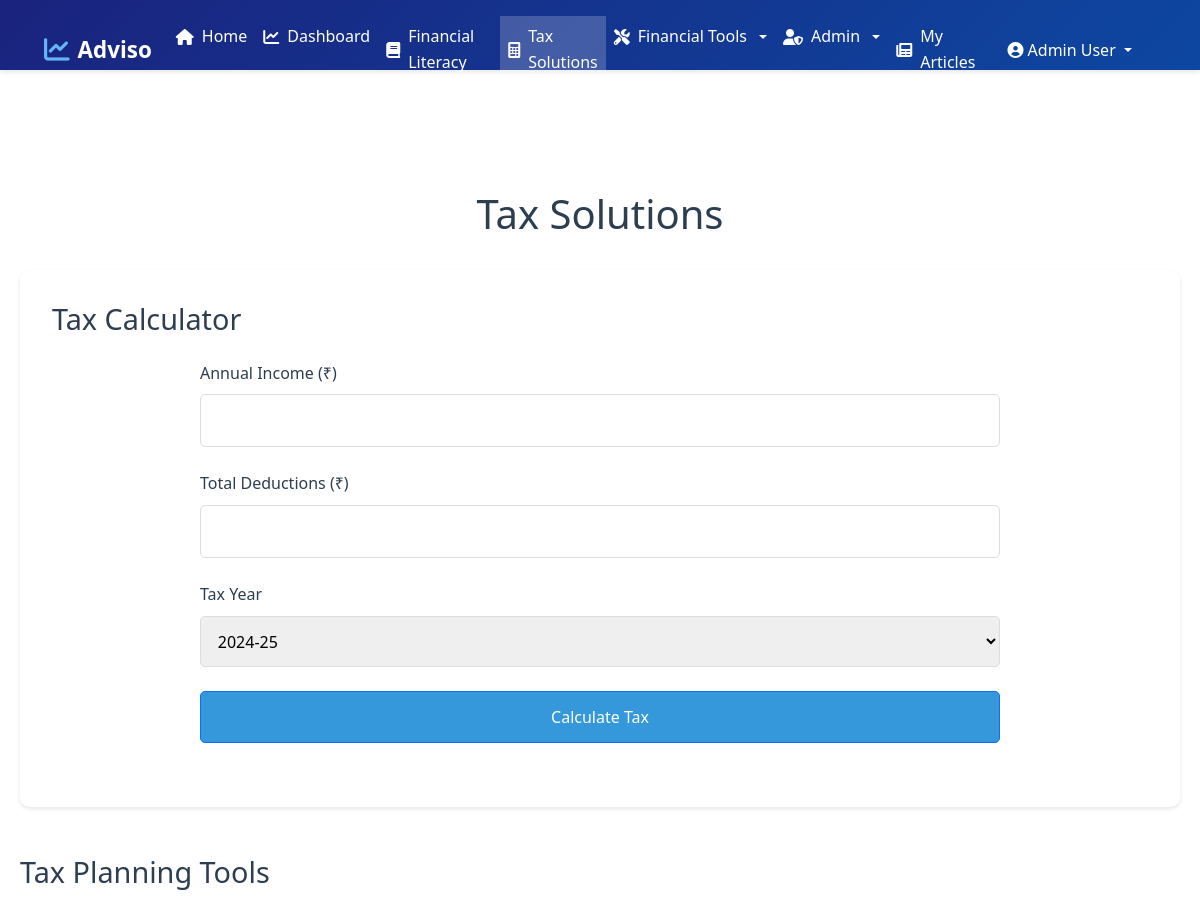
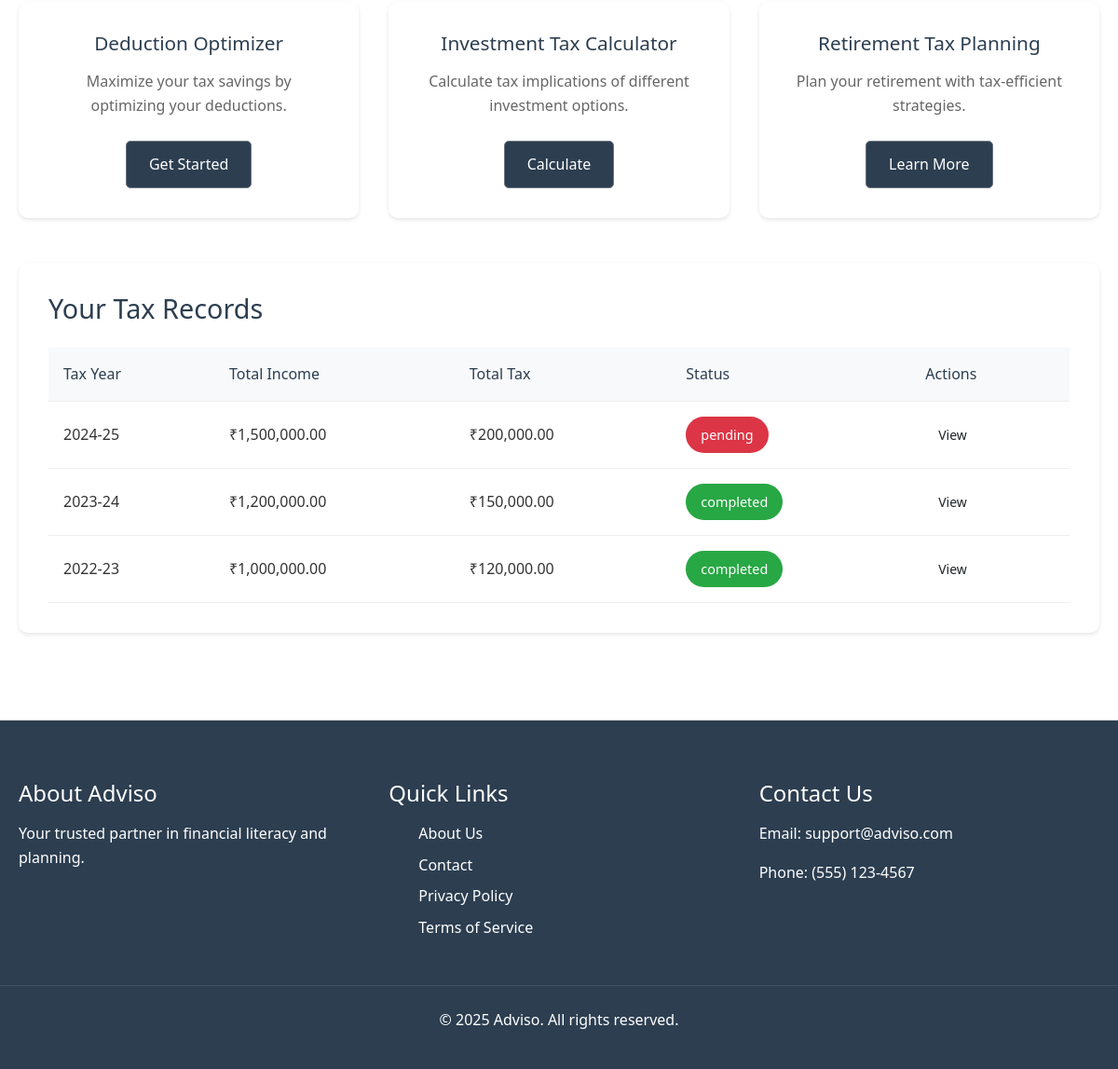
Page /tax-solutions.php (signed in) on the committed database (2 pictures, top to bottom).
### tables this page shows
CREATE TABLE `tax_records` (
  `id` int(11) NOT NULL,
  `user_id` int(11) NOT NULL,
  `tax_year` varchar(9) NOT NULL,
  `total_income` decimal(15,2) NOT NULL,
  `total_deductions` decimal(15,2) NOT NULL DEFAULT 0.00,
  `total_tax` decimal(15,2) NOT NULL,
  `status` enum('pending','processing','completed') NOT NULL DEFAULT 'pending',
  `filing_date` date DEFAULT NULL,
  `created_at` timestamp NOT NULL DEFAULT current_timestamp(),
  `updated_at` timestamp NOT NULL DEFAULT current_timestamp() ON UPDATE current_timestamp()
);

### tax-solutions.php (the view, shortened to what this page needs)
<?php
require_once 'includes/config.php';
require_once 'includes/header.php';
$tax_query = "SELECT * FROM tax_records WHERE user_id = ? ORDER BY tax_year DESC";
$stmt = $conn->prepare($tax_query);
$stmt->bind_param("i", $_SESSION['user_id']);
$stmt->execute();
$tax_records = $stmt->get_result();
?>
<!DOCTYPE html>
<html lang="en">
<head>
    <link rel="stylesheet" href="assets/css/style.css">
</head>
<body>
    <div class="container">
        <div class="tax-solutions">
            <h1>Tax Solutions</h1>
            <section class="tax-calculator">
                <h2>Tax Calculator</h2>
                <div class="calculator-container">
                    <form id="taxCalculatorForm" class="calculator-form">
                        <div class="form-group">
                            <label for="income">Annual Income (₹)</label>
                            <input type="number" id="income" name="income" required min="0" step="1000">
                        </div>
                        <div class="form-group">
                            <label for="deductions">Total Deductions (₹)</label>
                            <input type="number" id="deductions" name="deductions" min="0" step="1000">
                        </div>
                        <div class="form-group">
                            <label for="taxYear">Tax Year</label>
                            <select id="taxYear" name="taxYear" required>
                                <option value="2024">2024-25</option>
                            </select>
                        </div>
                        <button type="submit" class="btn btn-primary">Calculate Tax</button>
                    </form>
                </div>
            </section>
            <section class="tax-planning">
                <h2>Tax Planning Tools</h2>
                <div class="tools-grid">
                    <div class="tool-card">
                        <h3>Deduction Optimizer</h3>
                        <p>Maximize your tax savings by optimizing your deductions.</p>
                        <a href="#" class="btn btn-secondary">Get Started</a>
                    </div>
                    <div class="tool-card">
                        <h3>Investment Tax Calculator</h3>
                        <p>Calculate tax implications of different investment options.</p>
                        <a href="#" class="btn btn-secondary">Calculate</a>
                    </div>
                    <div class="tool-card">
                        <h3>Retirement Tax Planning</h3>
                        <p>Plan your retirement with tax-efficient strategies.</p>
                        <a href="#" class="btn btn-secondary">Learn More</a>
                    </div>
                </div>
            </section>
            <section class="tax-records">
                <h2>Your Tax Records</h2>
                <?php if ($tax_records->num_rows > 0): ?>
                    <div class="records-table">
                        <table>
                            <thead>
                                <tr>
                                    <th>Tax Year</th>
                                    <th>Total Income</th>
                                    <th>Total Tax</th>
                                    <th>Status</th>
                                    <th>Actions</th>
                                </tr>
                            </thead>
                            <tbody>
                                <?php while ($record = $tax_records->fetch_assoc()): ?>
                                    <tr>
                                        <td><?php echo htmlspecialchars($record['tax_year']); ?></td>
                                        <td>₹<?php echo number_format($record['total_income'], 2); ?></td>
                                        <td>₹<?php echo number_format($record['total_tax'], 2); ?></td>
                                        <td>
                                            <span class="status-badge <?php echo strtolower($record['status']); ?>">
                                                <?php echo htmlspecialchars($record['status']); ?>
                                            </span>
                                        </td>
                                        <td>
                                            <a href="view-tax-record.php?id=<?php echo $record['id']; ?>" class="btn btn-small">View</a>
                                        </td>
                                    </tr>
                                <?php endwhile; ?>
                            </tbody>
                        </table>
                    </div>
                <?php else: ?>
                    <div class="no-records">
                        <p>No tax records found. Start by calculating your tax using the calculator above.</p>
                    </div>
                <?php endif; ?>
            </section>
        </div>
    </div>
    <?php require_once 'includes/footer.php'; ?>
</body>
</html>

### assets/css/style.css (style rules this page uses)
* { margin: 0; padding: 0; box-sizing: border-box; }
body { font-family: 'Segoe UI', Tahoma, Geneva, Verdana, sans-serif; line-height: 1.6; color: #333; padding-top: 90px; min-height: 100vh; }
.container { max-width: 1200px; margin: 0 auto; padding: 30px 20px; }
.btn { display: inline-block; padding: 0.8rem 1.5rem; border-radius: 5px; text-decoration: none; font-weight: 500; transition: all 0.3s ease; }
.btn-primary { background-color: #3498db; color: white; }
.btn-secondary { background-color: #2c3e50; color: white; }
.form-group { display: flex; flex-direction: column; gap: 0.5rem; }
.form-group label { font-weight: 500; color: #2c3e50; }
.form-group input { padding: 0.8rem; border: 1px solid #ddd; border-radius: 5px; font-size: 1rem; transition: border-color 0.3s ease; }
.tax-solutions { padding: 0; }
.tax-solutions h1 { text-align: center; color: #2c3e50; margin-bottom: 2rem; font-size: 2.5rem; }
.tax-calculator { background: white; border-radius: 10px; box-shadow: 0 2px 4px rgba(0, 0, 0, 0.1); padding: 2rem; margin-bottom: 3rem; }
.tax-calculator h2 { color: #2c3e50; margin-bottom: 1.5rem; font-size: 1.8rem; }
.calculator-container { max-width: 800px; margin: 0 auto; }
.calculator-form { display: grid; gap: 1.5rem; margin-bottom: 2rem; }
.calculator-form .form-group { display: flex; flex-direction: column; gap: 0.5rem; }
.calculator-form label { font-weight: 500; color: #2c3e50; }
.calculator-form input, .calculator-form select { padding: 0.8rem; border: 1px solid #ddd; border-radius: 5px; font-size: 1rem; }
.tax-planning { margin-bottom: 3rem; }
.tax-planning h2 { color: #2c3e50; margin-bottom: 1.5rem; font-size: 1.8rem; }
.tools-grid { display: grid; grid-template-columns: repeat(auto-fit, minmax(300px, 1fr)); gap: 2rem; }
.tool-card { background: white; border-radius: 10px; padding: 2rem; box-shadow: 0 2px 4px rgba(0, 0, 0, 0.1); text-align: center; }
.tool-card h3 { color: #2c3e50; margin-bottom: 1rem; font-size: 1.3rem; }
.tool-card p { color: #666; margin-bottom: 1.5rem; }
.tax-records { background: white; border-radius: 10px; box-shadow: 0 2px 4px rgba(0, 0, 0, 0.1); padding: 2rem; }
.tax-records h2 { color: #2c3e50; margin-bottom: 1.5rem; font-size: 1.8rem; }
.records-table { overflow-x: auto; }
.records-table table { width: 100%; border-collapse: collapse; }
.records-table th, .records-table td { padding: 1rem; text-align: left; border-bottom: 1px solid #eee; }
.records-table th { background: #f8f9fa; font-weight: 500; color: #2c3e50; }
.status-badge { display: inline-block; padding: 0.25rem 0.75rem; border-radius: 20px; font-size: 0.875rem; font-weight: 500; }
.status-badge.pending { background: #fff3cd; color: #856404; }
.status-badge.completed { background: #d4edda; color: #155724; }
.btn-small { padding: 0.4rem 0.8rem; font-size: 0.875rem; }
.status-badge { padding: 0.5rem 1rem; border-radius: 20px; font-size: 0.9rem; font-weight: 500; }
.status-badge.completed { background: #28a745; color: #fff; }
.status-badge.pending { background: #dc3545; color: #fff; }

### includes/header.php (style rules this page uses)
body { margin-top: 70px; }

### rows in the picture
tax_records: tax_year "2024-25", total_income "1,500,000.00", total_tax "200,000.00", status "pending"
tax_records: tax_year "2023-24", total_income "1,200,000.00", total_tax "150,000.00", status "completed"
tax_records: tax_year "2022-23", total_income "1,000,000.00", total_tax "120,000.00", status "completed"

### other values in the picture
$_SESSION['name'] "Admin User"
